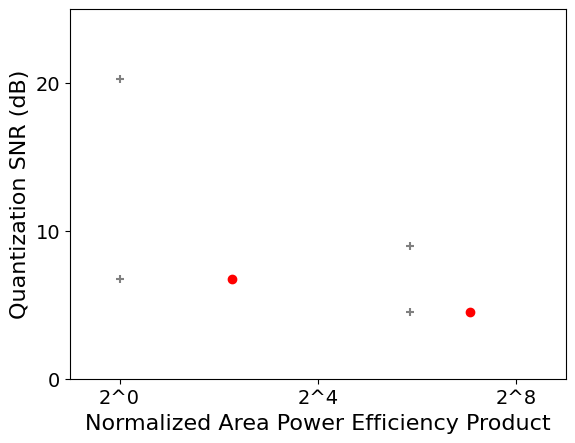

Recreate this plot in Python.
import matplotlib.pyplot as plt
import math
import numpy as np

from matplotlib.pyplot import MultipleLocator

# fp16*fp16
y_fp16 = [4.5*4.5]
x_fp16 = [math.log2(1)]

#int4*fp16 pe
y_int4fp16 = [4.5*1.5]
x_int4fp16 = [math.log2(1)]

# int4*fp16 mixpe
y_mixfp = [4.5*1.5]
x_mixfp = [math.log2(4.82)]

# int8*int8
y_int8fp = [3*3]
x_int8fp = [math.log2(58.28)]

# int4*int8 pe
y_int4int8 = [1.5*3]
x_int4int8 = [math.log2(58.28)]

# int4*int8 mixpe
y_mixint = [1.5*3]
x_mixint = [math.log2(133.38)]

x = x_fp16+x_int4fp16+x_int8fp+x_int4int8
y = y_fp16+y_int4fp16+y_int8fp+y_int4int8

x_mix = x_mixfp+x_mixint
y_mix = y_mixfp+y_mixint

s1 = plt.scatter(x, y, marker='+', color = 'grey')
s2 = plt.scatter(x_mix, y_mix, marker='o', color = 'red')

plt.ylabel("Quantization SNR (dB)", fontdict={'family' : 'Times New Roman', 'size'   : 16})
plt.xlabel("Normalized Area Power Efficiency Product", fontdict={'family' : 'Times New Roman', 'size'   : 16})

ax=plt.gca()
x_major_locator=MultipleLocator(4)
# x_ticks = np.arange(-1, 8, 4)
ax.xaxis.set_major_locator(x_major_locator)
plt.xlim(-1, 9)
plt.xticks([0,4,8], ['2^0', '2^4', '2^8'], fontproperties = 'Times New Roman', size = 14)

y_major_locator=MultipleLocator(10)
# x_ticks = np.arange(-1, 8, 4)
ax.yaxis.set_major_locator(y_major_locator)
plt.ylim(0, 25)
plt.yticks([0,10,20], fontproperties = 'Times New Roman', size = 14)
plt.savefig("./dse.png", bbox_inches = 'tight')